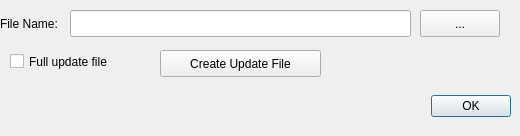
<ui version="4.0" >
 <class>CreateUpdateFileDialog</class>
 <widget class="QDialog" name="CreateUpdateFileDialog" >
  <property name="geometry" >
   <rect>
    <x>0</x>
    <y>0</y>
    <width>520</width>
    <height>136</height>
   </rect>
  </property>
  <property name="minimumSize" >
   <size>
    <width>520</width>
    <height>136</height>
   </size>
  </property>
  <property name="maximumSize" >
   <size>
    <width>520</width>
    <height>136</height>
   </size>
  </property>
  <property name="windowTitle" >
   <string>Create Updqate File</string>
  </property>
  <widget class="QDialogButtonBox" name="buttonBox" >
   <property name="geometry" >
    <rect>
     <x>170</x>
     <y>90</y>
     <width>341</width>
     <height>32</height>
    </rect>
   </property>
   <property name="orientation" >
    <enum>Qt::Horizontal</enum>
   </property>
   <property name="standardButtons" >
    <set>QDialogButtonBox::Ok</set>
   </property>
  </widget>
  <widget class="QLineEdit" name="updateFileLineEdit" >
   <property name="geometry" >
    <rect>
     <x>70</x>
     <y>10</y>
     <width>341</width>
     <height>27</height>
    </rect>
   </property>
  </widget>
  <widget class="QPushButton" name="selectFileNamePushButton" >
   <property name="geometry" >
    <rect>
     <x>420</x>
     <y>10</y>
     <width>80</width>
     <height>27</height>
    </rect>
   </property>
   <property name="text" >
    <string>...</string>
   </property>
  </widget>
  <widget class="QLabel" name="label" >
   <property name="geometry" >
    <rect>
     <x>0</x>
     <y>15</y>
     <width>81</width>
     <height>18</height>
    </rect>
   </property>
   <property name="text" >
    <string>File Name:</string>
   </property>
  </widget>
  <widget class="QPushButton" name="createUpdateFilePushButton" >
   <property name="geometry" >
    <rect>
     <x>160</x>
     <y>50</y>
     <width>161</width>
     <height>27</height>
    </rect>
   </property>
   <property name="text" >
    <string>Create Update File</string>
   </property>
  </widget>
  <widget class="QCheckBox" name="fullUpdateFileCheckBox" >
   <property name="geometry" >
    <rect>
     <x>10</x>
     <y>50</y>
     <width>181</width>
     <height>23</height>
    </rect>
   </property>
   <property name="text" >
    <string>Full update file</string>
   </property>
  </widget>
 </widget>
 <resources/>
 <connections>
  <connection>
   <sender>buttonBox</sender>
   <signal>accepted()</signal>
   <receiver>CreateUpdateFileDialog</receiver>
   <slot>accept()</slot>
   <hints>
    <hint type="sourcelabel" >
     <x>248</x>
     <y>254</y>
    </hint>
    <hint type="destinationlabel" >
     <x>157</x>
     <y>274</y>
    </hint>
   </hints>
  </connection>
  <connection>
   <sender>buttonBox</sender>
   <signal>rejected()</signal>
   <receiver>CreateUpdateFileDialog</receiver>
   <slot>reject()</slot>
   <hints>
    <hint type="sourcelabel" >
     <x>316</x>
     <y>260</y>
    </hint>
    <hint type="destinationlabel" >
     <x>286</x>
     <y>274</y>
    </hint>
   </hints>
  </connection>
 </connections>
</ui>
